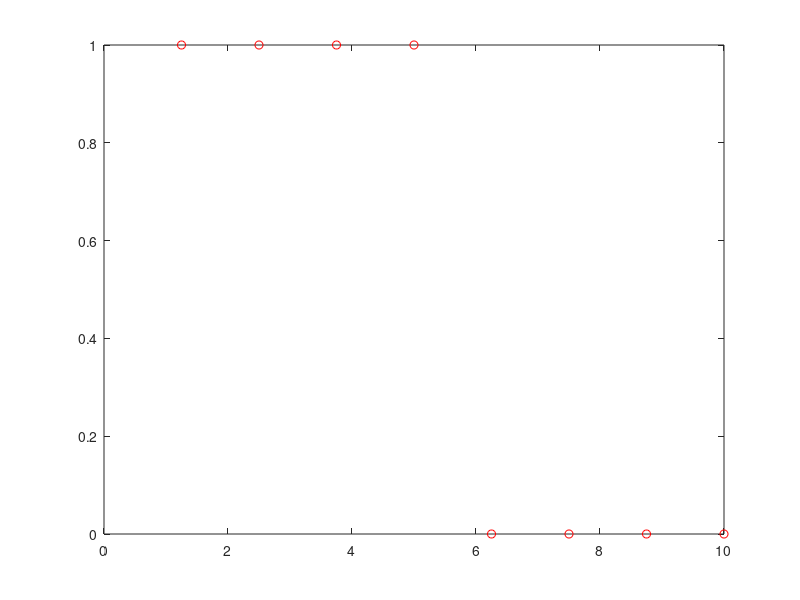
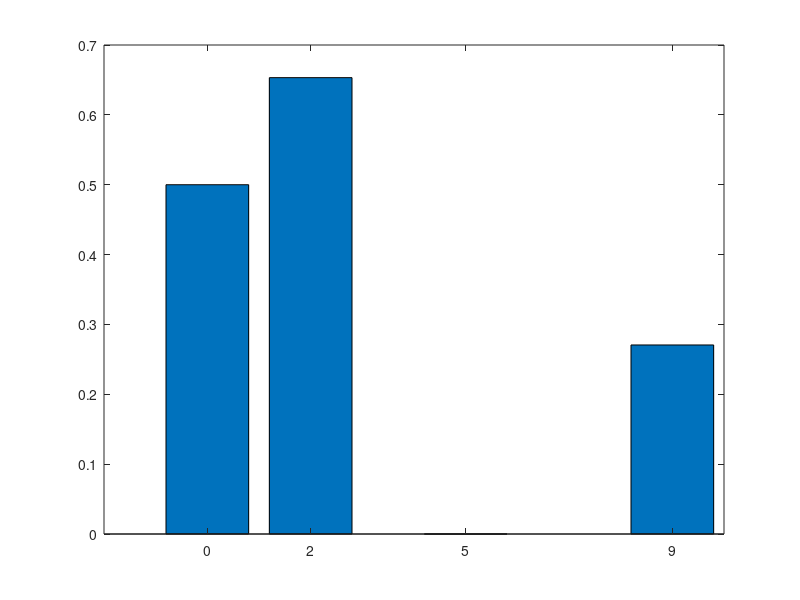

Here is the MATLAB script that generated these plots, in order:
function min_cuad_per

    w = 2*pi;
    Tp = 10;
    N = 8;
    g = [1;1;1;1;0;0;0;0];
    Dt = Tp/N;
    dim = N-1;
    k = floor(dim/2);

    for i=1 : N
        t(i) = i * Dt;
    endfor

    figure(1)
    plot(t, g, 'or')

    phi = calcular_matriz_phi(N, dim); % Llamada a función

    % PHI' * PHI * a = PHI' * g

    A = phi' * phi;
    B = phi' * g;

    display(A)

    %Coeficientes (vector a)

    a = inv(A) * B;

    display(a);

    %Amplitud

    [tAmp, Amp] = calcular_amplitudes(dim, a); % Llamada a función

    display(Amp');

    %Gráfico de barras

    figure(2)
    bar(tAmp, Amp)

    %Función contínua

    dtc = 1/100;
    ndt = 100;

    P(1) = a(1);
    t(1) = 0;

    %P(i) =  cos(1*(w/N)*(i - t(1))) + sin(1*(w/N)*(i - t(1))) + cos(2*(w/N)*(i - t(1))) + sin(2*(w/N)*(i - t(1))) + cos(3*(w/N)*(i - t(1))) + sin(3*(w/N)*(i - t(1)));


end

function [phi] = calcular_matriz_phi(N, dim)

    phi = zeros(N, dim);

    w = 2*pi;
    k = 1; 
    phi(:, 1) = 1;

    %Se va a completar una matriz de N columnas y N filas. Cada columna corresponde a un vector columna PHI_i dependiendo de la base.

    for i=2 : dim 
        if(mod(i, 2) == 0)
            %% Llena columna par con Phi_2k
            for j=1 : N
                phi(j,i) = cos(k*(w/N)*(j-1));
            endfor 
        else
            %% Llena una columna impar con Phi_2k+1
            for j=1 : N
                phi(j,i) = sin(k*(w/N)*(j-1));
            endfor 
            %% aumenta k en 1
            k = k + 1;
        end
    end

end

function [tAmp, Amp] = calcular_amplitudes(dim, a) % Devuelve el vector tAmp para poder graficar y el vector Amp que es el vector de amplitudes

    Amp(1) = a(1); % A(0) = a0
    tAmp(1) = 0;

    contador = 2;

    for i=2 : ((dim-1)/2) + 1 

        x = a(contador); % Se obtiene elemento a (elementos pares del vector a)
        y = a(contador + 1); % Se obtiene el elemento b (elementos impares del vector b)

        Amp(i)=(x^2 + y^2)^(1/2); % Se calcula la amplitud

        tAmp(i) = tAmp(i-1) + i; % Vector t para poder graficar

        contador = contador + 2;

    endfor

end